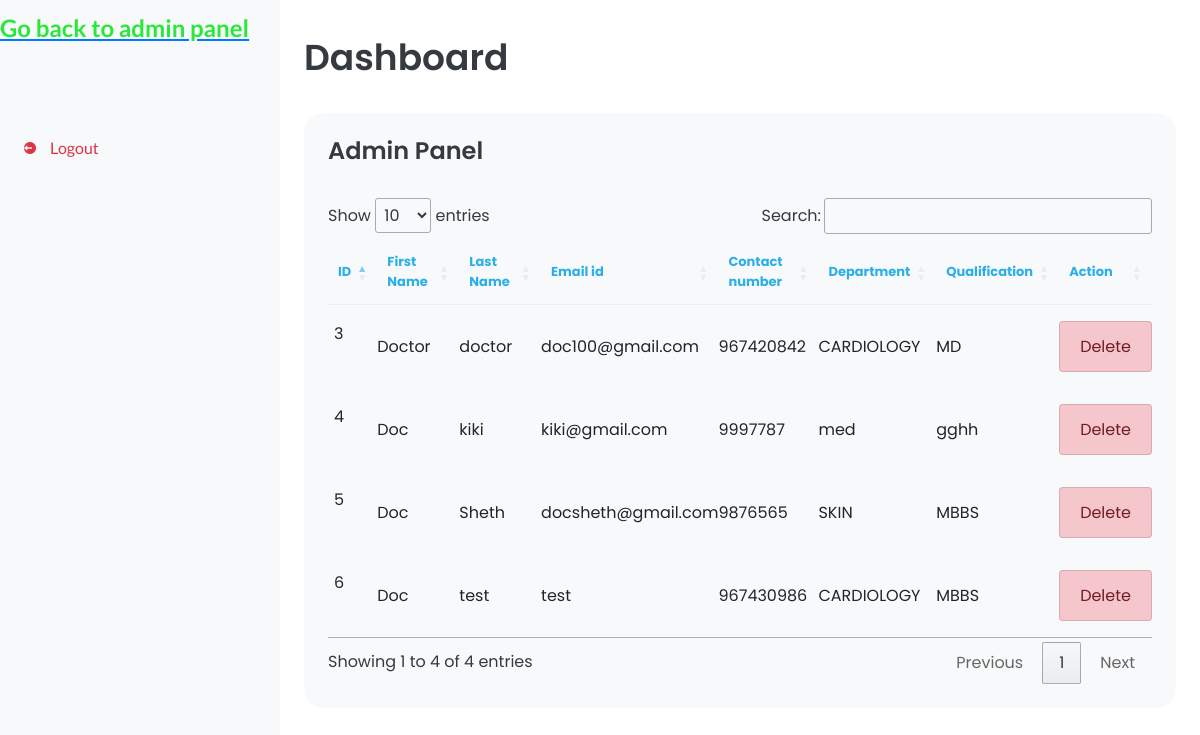
Page /viewalldoctor/ on the earlier database version.
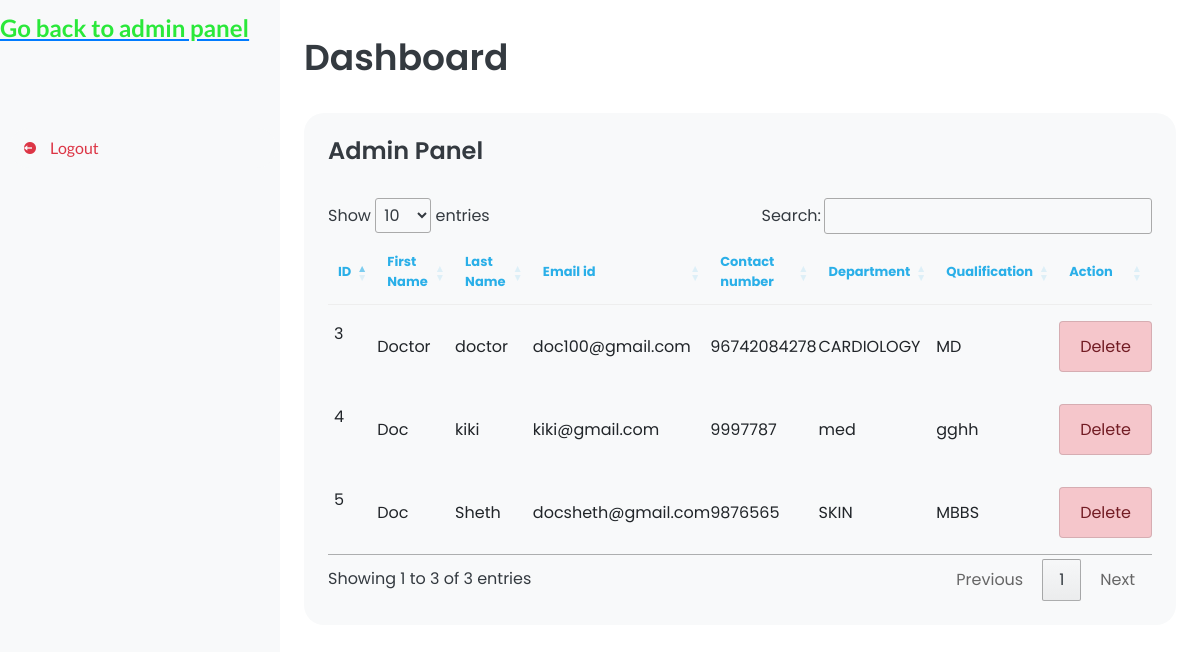
Same page on the later database version.
### ODBS/models.py (models this page shows, shortened)
class Doctor(models.Model):
    user=models.ForeignKey(User,on_delete=models.CASCADE)
    docid=models.BigAutoField(primary_key=True)
    contactno=models.CharField(max_length=50,null=True)
    qualification=models.CharField(max_length=50,null=True)
    specialist=models.CharField(max_length=50,null=True)
    day1=models.CharField(max_length=10,null=True)
    day2=models.CharField(max_length=10,null=True)
    day3=models.CharField(max_length=10,null=True)
    time1=models.CharField(max_length=10,null=True)
    time2=models.CharField(max_length=10,null=True)
    time3=models.CharField(max_length=10,null=True)
    dept=models.CharField(max_length=10,null=True)

### ODBS/views.py (the view)
# urls.py: path('viewalldoctor/', viewalldoctor,name="viewalldoctor"),
def viewalldoctor(request):
    alldoc=Doctor.objects.all()
    return render(request,"viewalldoctor.html",locals())

### ODBS/Templates/viewalldoctor.html (shortened to what this page needs)
{% load static%}
<html>
    <head>
	<link href='https://unpkg.com/boxicons@2.0.9/css/boxicons.min.css' rel='stylesheet'>
	<link rel="stylesheet" href="/static/css/styleadmin.css">
            <link rel="stylesheet" href="https://cdn.jsdelivr.net/npm/bootstrap@4.6.2/dist/css/bootstrap.min.css">
            <link rel="stylesheet" href="https://use.fontawesome.com/releases/v5.7.0/css/all.css">
            <link rel="stylesheet" href="https://cdnjs.cloudflare.com/ajax/libs/font-awesome/4.7.0/css/font-awesome.min.css">
            <link rel="stylesheet" href="https://cdn.datatables.net/1.13.6/css/jquery.dataTables.min.css">
            <link rel="stylesheet" href="https://cdn.datatables.net/buttons/2.4.1/css/buttons.dataTables.min.css">
    </head>
    <body>
        <section id="sidebar">
            <a href="/adminhome" class="brand">
                <span style="color:#2ae83a" class="text">Go back to admin panel</span>
            </a>
            <ul class="side-menu">
                <li>
                    <a href="/adminlogout" class="logout">
                        <i class='bx bxs-log-out-circle' ></i>
                        <span class="text">Logout</span>
                    </a>
                </li>
            </ul>
        </section>
        <section id="content">
            <main>
                <div class="head-title">
                    <div class="left">
                        <h1>Dashboard</h1>
                    </div>
                </div>
                <div class="table-data">
                    <div class="order">
                        <div class="head">
                            <h3>Admin Panel</h3>
                        </div>
                    <table  id="example" >
                        <thead>
                            <tr>
                                <th style="color:#2aafe8">ID</th>
                                <th style="color:#2aafe8">First Name</th>
                                <th style="color:#2aafe8">Last Name</th>
                                <th style="color:#2aafe8">Email id</th>
                                <th style="color:#2aafe8">Contact number</th>
                                <th style="color:#2aafe8">Department</th>
                                <th style="color:#2aafe8">Qualification</th>
                                <th style="color:#2aafe8">Action</th>
                            </tr>
                        </thead>
                        <tbody>
                            {% for i in alldoc%}
                            <tr>
                                <td>{{i.docid}}</td>
                                <td>{{i.user.first_name}}</td>
                                <td>{{i.user.last_name}}</td>
                                <td>{{i.user.username}}</td>
                                <td>{{i.contactno}}</td>
                                <td>{{i.dept}}</td>
                                <td>{{i.qualification}}</td>
                                <td>
                                    <div class="list-group">
                                        <a href="/deletedoc/{{i.docid}}" onclick="return confirm('Are you sure you want to delete? click on ok to continue.');" class="list-group-item list-group-item-action list-group-item-danger">Delete</a>
                                    </div>
                                </td>
                            </tr>
                            {% endfor %}
                        </tbody>
                    </table>
                </div>
            </div>
    </body>
</html>

Differences in the rows shown:
removed Doctor: docid "6", user.first_name "Doc", user.last_name "test", user.username "test", contactno "967430986", dept "CARDIOLOGY", qualification "MBBS"
changed Doctor "CARDIOLOGY": contactno "967420842" → "96742084278"
Other differences:
text written by a page script: "Show entries Search: Showing 1 to 4 of 4 entries Previous 1 Next" → "Show entries Search: Showing 1 to 3 of 3 entries Previous 1 Next"
